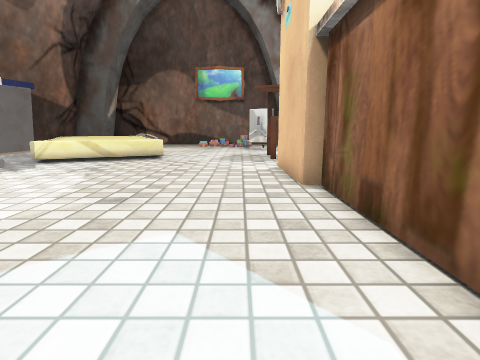
View 1 (above)

16 first-person views from a walk through a 3-D level made in the Unity game engine. The camera is 0.61 m above the floor, tilts 10° down and sees 80° across. Doors are open. The floor is counted in squares, 0.5 m on a side. Each view is taken from the middle of a square. On the plan, view 1 faces up. The plan holds only what a view shows up to about 13 squares ahead; the rest is blank. The place goes on beyond the plan. The player is left out. Some surface patterns are stand-ins.

View 2
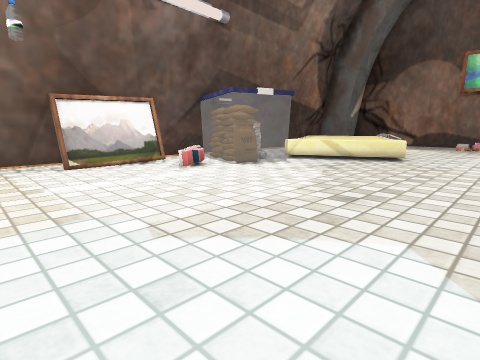

View 3
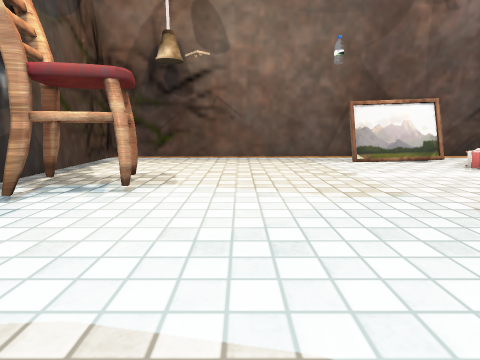

View 4
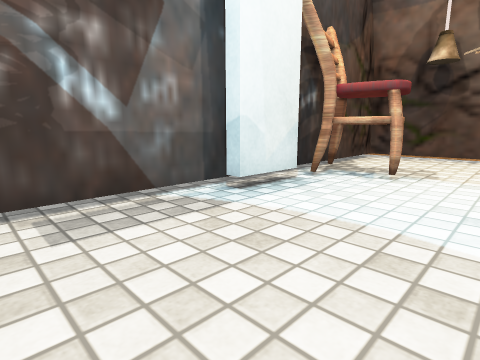

View 5
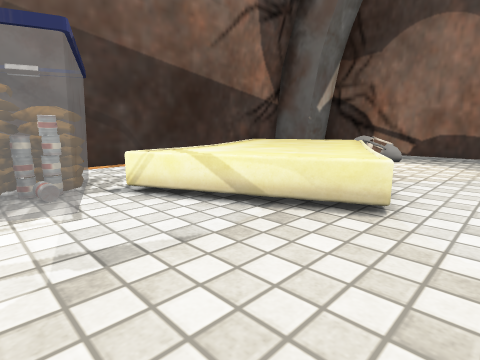

View 6
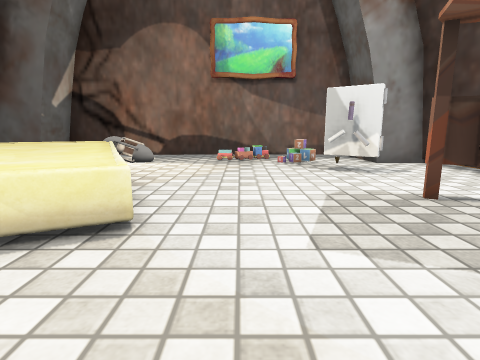

View 7
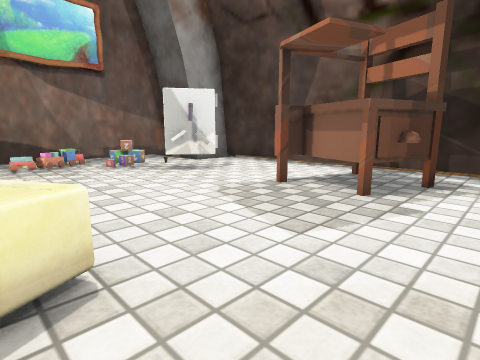

View 8
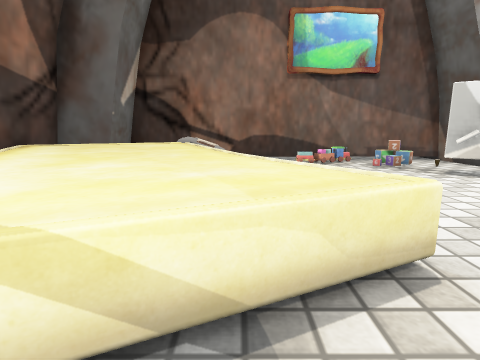

View 9
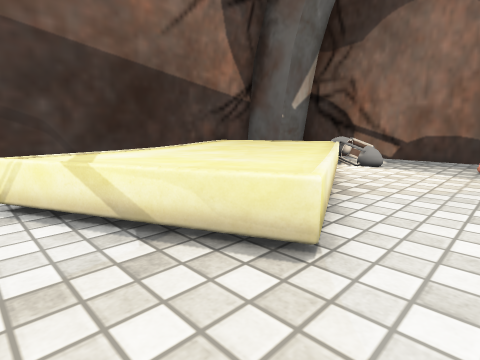

View 10
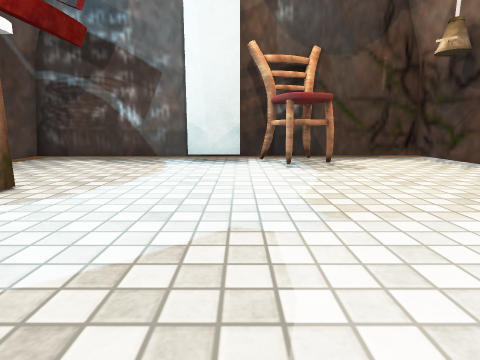

View 11
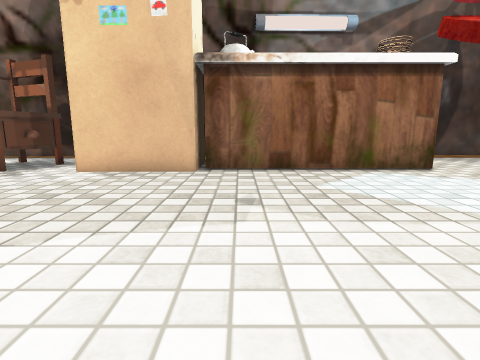

View 12
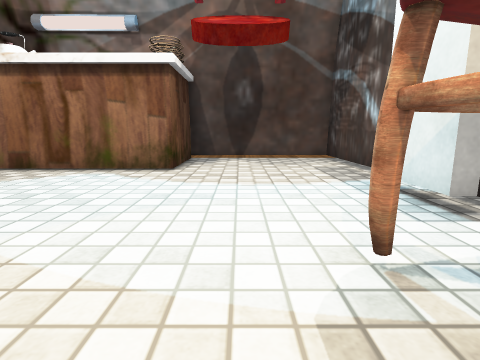

View 13
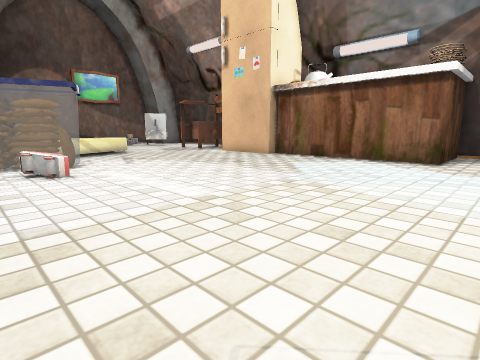

View 14
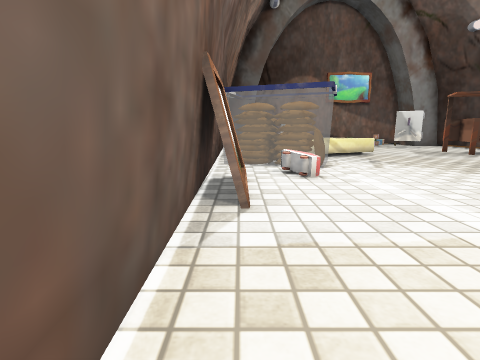

View 15
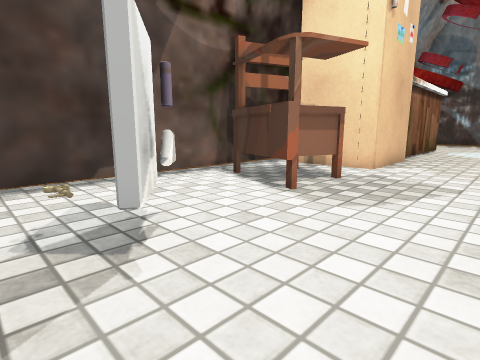

View 16
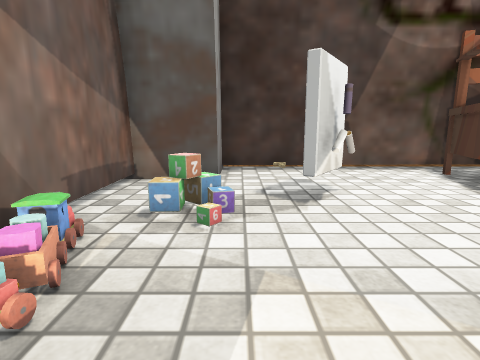

### Floor plan
Key: @ floor where view 1 was taken; # wall or solid block; . main floor; - floor 0.05 m lower than the main floor; D open door; = window, fence, low wall or low ledge; ^ raised ledge; C chair; L lamp; T thing the floor can be seen under or through; O other object.
Columns run from 12 left of view 1 to 6 right of it. Each row starts with its distance up from view 1.
 22     ############
 21    # ....O  ...#
 20  ### LL.....==.###
 19  #.^^^=......DDD.T-
 18  #^^^^^......DDD.T-
 17  #^^^^^......DDD.T-
 16  #^^^^^^.........T-
 15  #^^^^^^.........T-
 14  #.^^^^^^.....TT.T-
 13  #.=#^^^^=....TTTT-
 12 -#..^^^^^.....#T T-
 11 -#..^^^........###-
 10  ####.........###
  9  #### .......##
  8  #####.......#
  7  ## ##.......##
  6  ##O#.........####
  5  ##...........#
  4  ##...........#
  3  ##...........#
  2 -##...........#
  1 -#............#
  0  #..........@.#
 -1  #............####
 -2  #...............#
 -3  #...............#
 -4  #.....C.........#
 -5  =....C.C........#
 -6  =....CCC###.....#
 -7  =################

Where each view was taken, in squares from view 1:
view 1: 0 up, 0 right, facing up
view 2: 0 up, 0 right, facing up-left
view 3: 2 down, 1 right, facing left
view 4: 2 down, 3 right, facing down-left
view 5: 8 up, 2 left, facing up-left
view 6: 9 up, 2 left, facing up
view 7: 10 up, 4 left, facing up-right
view 8: 10 up, 5 left, facing up
view 9: 10 up, 2 left, facing up-left
view 10: 5 up, 3 left, facing down
view 11: 5 up, 7 left, facing right
view 12: 3 down, 7 left, facing right
view 13: 3 down, 10 left, facing up-right
view 14: 2 down, 10 left, facing up
view 15: 19 up, 2 left, facing down-right
view 16: 19 up, 4 left, facing right
